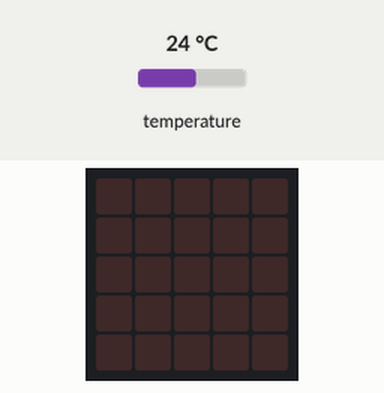
A program run on a simulated BBC micro:bit (MakeCode). Parts: the board's 5×5 LED display. Inputs (shaded band) come from the test bench; at power-on: temperature 24 °C.

Above: at 1.2 s.
1.3 s: temperature set to 28 °C
At 1.7 s:
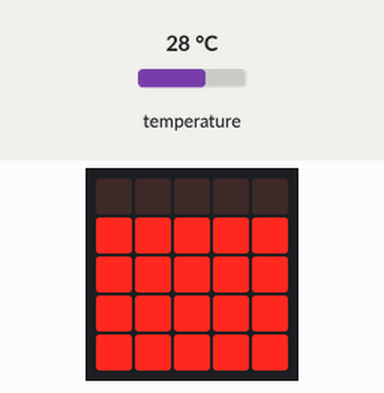
2.8 s: temperature set to 12 °C
At 3.7 s:
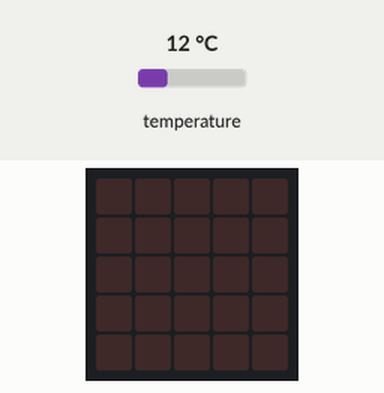
4.4 s: temperature set to 33 °C
At 5.3 s:
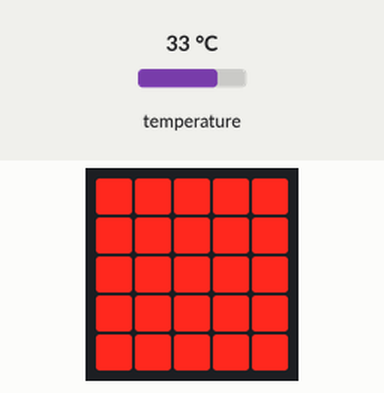
5.9 s: temperature set to 25 °C
At 7.2 s:
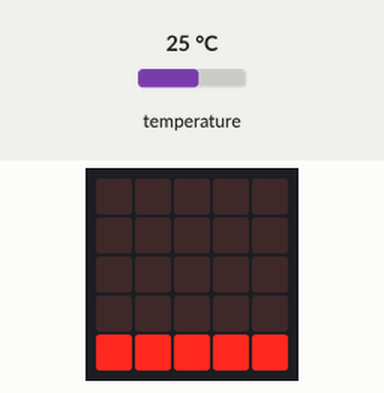
7.5 s: temperature set to 27 °C
At 8.9 s:
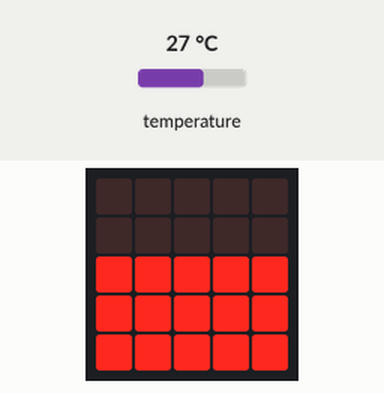
9.2 s: temperature set to 19 °C
At 10.9 s:
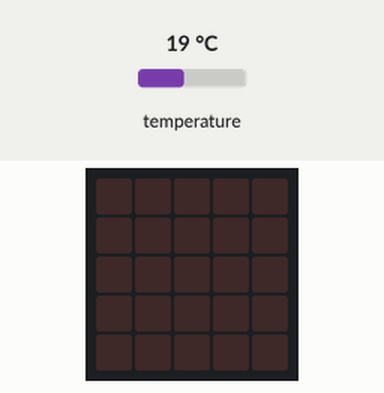
Timing chart, 0 to 11.9 s (numbered marks = the images above; inputs shaded):
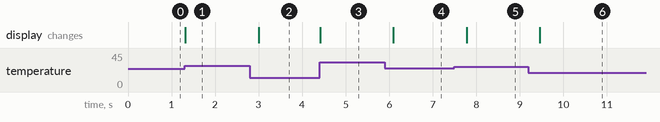

Measured:
- after the input at 1.3 s, the display: changes at once (image 1)
- after the input at 2.8 s, the display: changes after 0.20 s (image 2)
- after the input at 4.4 s, the display: changes at once (image 3)
- after the input at 5.9 s, the display: changes after 0.20 s (image 4)
- after the input at 7.5 s, the display: changes after 0.28 s (image 5)
- after the input at 9.2 s, the display: changes after 0.26 s (image 6)

The program:

main.ts
```typescript
basic.forever(function () {
    if (input.temperature() < 25) {
        basic.clearScreen()
    } else if (input.temperature() < 26) {
        basic.showLeds(`
            . . . . .
            . . . . .
            . . . . .
            . . . . .
            # # # # #
            `)
    } else if (input.temperature() < 27) {
        basic.showLeds(`
            . . . . .
            . . . . .
            . . . . .
            # # # # #
            # # # # #
            `)
    } else if (input.temperature() < 28) {
        basic.showLeds(`
            . . . . .
            . . . . .
            # # # # #
            # # # # #
            # # # # #
            `)
    } else if (input.temperature() < 29) {
        basic.showLeds(`
            . . . . .
            # # # # #
            # # # # #
            # # # # #
            # # # # #
            `)
    } else {
        basic.showLeds(`
            # # # # #
            # # # # #
            # # # # #
            # # # # #
            # # # # #
            `)
    }
})
```

test.ts
```typescript
// aquí va el archivo "tests"; esto no se compilará cuando este paquete se utilice como una extensión.
```
